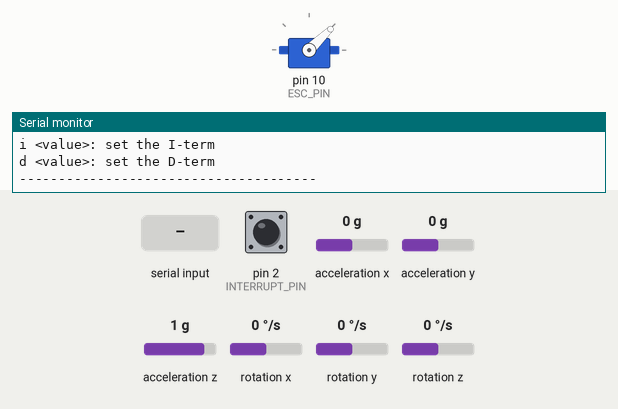
Recording of a sketch running on a simulated Arduino Uno, built with avr-gcc and run on an emulated ATmega328P. On the bench: servo, the last lines printed to the serial monitor. The inputs (shaded band) are chosen by the test bench; at power-on: pin 2 (INTERRUPT_PIN) LOW, acceleration x 0 g, acceleration y 0 g, acceleration z 1 g, rotation x 0 °/s, rotation y 0 °/s, rotation z 0 °/s. The sensor or clock chip raises its interrupt line as the real part does.

Above: at 4.7 s.
4.8 s: "r 1\n" received over Serial
At 6.0 s:
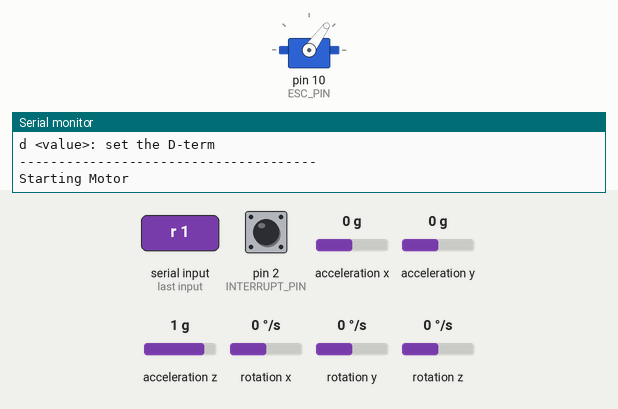
6.3 s: "q 1\n" received over Serial
At 7.0 s:
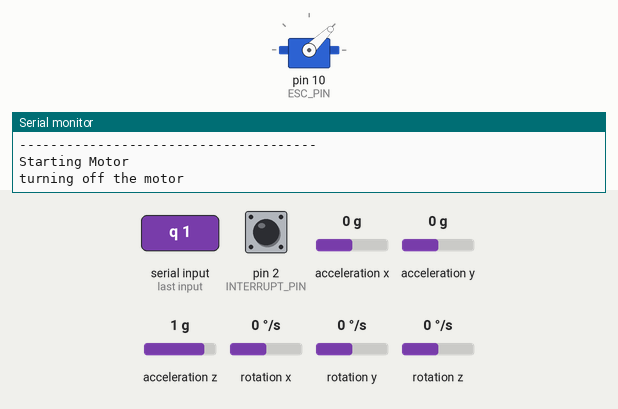
Timing chart, 0 to 9.3 s (numbered marks = the images above; inputs shaded):
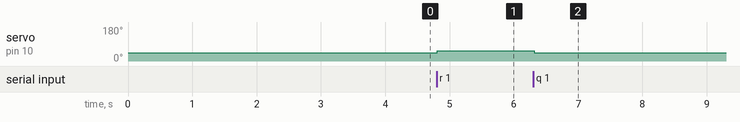

The sketch:

Arm_Controller.ino
```cpp
/*
 * Organization   : Boston University UAV Team
 * Authors        : Nick Brisco, Connor McCann
 * Event          : Control Theory Event
 * Date           : 31 Mar 2017
 *
 * This code will supprt the testing rig we built for the control
 * theory event helod on 32 Mar 2017 with Kenneth Sebesta.
 *
 * The purpose of this demo is to introduce UAV members to the use of PID
 * control loops to stabalize a system. In this case, we have a DC motor
 * at the end of a vehicel arm attached to a pivot point which is clamped
 * to the table.
 *
 * Each team should be able to use the data from the onboard IMU to set the angle
 * of the arm to be +- ~30 deg from level using an arduino and the required sensors
 *
 * Equipment:
 *  - Test Rig (Designed by Andrew Lee)
 *  - DC motor
 *  - ESC
 *  - IMU
 *  - Arduino Uno
 *
 */
#include <PID_v1.h>
#include <Servo.h>
#include "I2Cdev.h"
#include "MPU6050_6Axis_MotionApps20.h"

#if I2CDEV_IMPLEMENTATION == I2CDEV_ARDUINO_WIRE
    #include "Wire.h"
#endif

#define OUTPUT_READABLE_YAWPITCHROLL
#define ESC_PIN     10  // Where the ESC is connected (PWM)
#define TESTING     0
#define INTERRUPT_PIN 2  // use pin 2 on Arduino Uno & most boards

//==========================================================================
//                          MPU6050 Global Vars
//==========================================================================
// MPU control/status vars
bool dmpReady = false;  // set true if DMP init was successful
uint8_t mpuIntStatus;   // holds actual interrupt status byte from MPU
uint8_t devStatus;      // return status after each device operation (0 = success, !0 = error)
uint16_t packetSize;    // expected DMP packet size (default is 42 bytes)
uint16_t fifoCount;     // count of all bytes currently in FIFO
uint8_t fifoBuffer[64]; // FIFO storage buffer

// orientation/motion vars
Quaternion q;           // [w, x, y, z]         quaternion container
VectorInt16 aa;         // [x, y, z]            accel sensor measurements
VectorInt16 aaReal;     // [x, y, z]            gravity-free accel sensor measurements
VectorInt16 aaWorld;    // [x, y, z]            world-frame accel sensor measurements
VectorFloat gravity;    // [x, y, z]            gravity vector
float euler[3];         // [psi, theta, phi]    Euler angle container
float ypr[3];           // [yaw, pitch, roll]   yaw/pitch/roll container and gravity vector

// packet structure for InvenSense teapot demo
uint8_t teapotPacket[14] = { '$', 0x02, 0,0, 0,0, 0,0, 0,0, 0x00, 0x00, '\r', '\n' };

MPU6050 mpu;
//==========================================================================
//                    INTERRUPT DETECTION ROUTINE
//==========================================================================

volatile bool mpuInterrupt = false;     // indicates whether MPU interrupt pin has gone high
void dmpDataReady() {
            mpuInterrupt = true;
}

//==========================================================================
//                          Servo / PID
//==========================================================================
Servo ESC; // Create the ESC Servo

double setpoint = 0;
double Input; // input is form IMU
double Output; // output is going to the ESC

double Kp=0, Ki=0, Kd=0; //5,5,.12
PID motor_PID(&Input, &Output, &setpoint, Kp, Ki, Kd, DIRECT); // set the characteristics of the controller

char command = '\0'; // null value for default command
double oldTime;
int program_run = 0;

//==========================================================================
//                      Forward Declarations
//==========================================================================
void get_PIDs(void);

//==========================================================================
//                            SETUP LOOP
//==========================================================================
void setup() {
  Serial.begin(115200); // Serial command line interface
  // MPU6050

  // join I2C bus (I2Cdev library doesn't do this automatically)
  #if I2CDEV_IMPLEMENTATION == I2CDEV_ARDUINO_WIRE
      Wire.begin();
      Wire.setClock(400000); // 400kHz I2C clock. Comment this line if having compilation difficulties
  #elif I2CDEV_IMPLEMENTATION == I2CDEV_BUILTIN_FASTWIRE
      Fastwire::setup(400, true);
  #endif

  while (!Serial);
  Serial.println(F("Initializing I2C devices..."));

  mpu.initialize();
  pinMode(INTERRUPT_PIN, INPUT);

  // verify connection
  Serial.println(F("Testing device connections..."));
  Serial.println(mpu.testConnection() ? F("MPU6050 connection successful") : F("MPU6050 connection failed"));

  // load and configure the DMP
  Serial.println(F("Initializing DMP..."));

//  while (Serial.available() && Serial.read()); // empty buffer
//  while (!Serial.available());                 // wait for data
//  while (Serial.available() && Serial.read()); // empty buffer again
  devStatus = mpu.dmpInitialize();

  // supply your own gyro offsets here, scaled for min sensitivity
  mpu.setXGyroOffset(220);
  mpu.setYGyroOffset(76);
  mpu.setZGyroOffset(-85);
  mpu.setZAccelOffset(1788); // 1688 factory default for my test chip

  // make sure it worked (returns 0 if so)
  if (devStatus == 0) {
      // turn on the DMP, now that it's ready
      Serial.println(F("Enabling DMP..."));
      mpu.setDMPEnabled(true);

      // enable Arduino interrupt detection
      Serial.println(F("Enabling interrupt detection (Arduino external interrupt 0)..."));
      attachInterrupt(digitalPinToInterrupt(INTERRUPT_PIN), dmpDataReady, RISING);
      mpuIntStatus = mpu.getIntStatus();

      // set our DMP Ready flag so the main loop() function knows it's okay to use it
      Serial.println(F("DMP ready! Waiting for first interrupt..."));
      dmpReady = true;

      // get expected DMP packet size for later comparison
      packetSize = mpu.dmpGetFIFOPacketSize();
  } else {
      // ERROR!
      // 1 = initial memory load failed
      // 2 = DMP configuration updates failed
      // (if it's going to break, usually the code will be 1)
      Serial.print(F("DMP Initialization failed (code "));
      Serial.print(devStatus);
      Serial.println(F(")"));
  }

  // Everything Else --------------------------------------------------------------------------
  ESC.attach(ESC_PIN); // Setting up the ESC
  //ESC.writeMicroseconds(2000);
  //delay(3000);
  ESC.writeMicroseconds(1000);
  delay(3000);
  //ESC.writeMicroseconds(2000);
  //delay(3000);
  setpoint;
  motor_PID.SetMode(AUTOMATIC);
  motor_PID.SetOutputLimits(1100,1600);
  Serial.println("======================================");
  Serial.println("           Your Commands:");
  Serial.println("======================================");
  Serial.println("r: to run");
  Serial.println("q: to stop");
  Serial.println("s <value>: set the P-term");
  Serial.println("k <value>: set the P-term");
  Serial.println("i <value>: set the I-term");
  Serial.println("d <value>: set the D-term");
  Serial.println("--------------------------------------");
}

//==========================================================================
//                             MAIN LOOP
//==========================================================================
void loop() {

  get_PIDs();

  if (program_run) {
    if (TESTING) {
      ESC.writeMicroseconds(1200);
      Serial.println("Testing ESC...");
      delay(100);
    }
    else {

      // MPU6050------------------------------------------------------------------
      // if programming failed, don't try to do anything
      if (!dmpReady) return;

      // wait for MPU interrupt or extra packet(s) available
      while (!mpuInterrupt && fifoCount < packetSize) {
          // other program behavior stuff here
          // .
          // .
          // .
          // if you are really paranoid you can frequently test in between other
          // stuff to see if mpuInterrupt is true, and if so, "break;" from the
          // while() loop to immediately process the MPU data
          // .
          // .
          // .
      }

      // reset interrupt flag and get INT_STATUS byte
      mpuInterrupt = false;
      mpuIntStatus = mpu.getIntStatus();

      // get current FIFO count
      fifoCount = mpu.getFIFOCount();

      // check for overflow (this should never happen unless our code is too inefficient)
      if ((mpuIntStatus & 0x10) || fifoCount == 1024) {
          // reset so we can continue cleanly
          mpu.resetFIFO();
          Serial.println(F("FIFO overflow!"));

      // otherwise, check for DMP data ready interrupt (this should happen frequently)
      } else if (mpuIntStatus & 0x02) {
        // wait for correct available data length, should be a VERY short wait
        while (fifoCount < packetSize) fifoCount = mpu.getFIFOCount();

        // read a packet from FIFO
        mpu.getFIFOBytes(fifoBuffer, packetSize);

        // track FIFO count here in case there is > 1 packet available
        // (this lets us immediately read more without waiting for an interrupt)
        fifoCount -= packetSize;

        #ifdef OUTPUT_READABLE_QUATERNION
            // display quaternion values in easy matrix form: w x y z
            mpu.dmpGetQuaternion(&q, fifoBuffer);
  //          Serial.print("quat\t");
  //          Serial.print(q.w);
  //          Serial.print("\t");
  //          Serial.print(q.x);
  //          Serial.print("\t");
  //          Serial.print(q.y);
  //          Serial.print("\t");
  //          Serial.println(q.z);
        #endif

        #ifdef OUTPUT_READABLE_EULER
            // display Euler angles in degrees
            mpu.dmpGetQuaternion(&q, fifoBuffer);
            mpu.dmpGetEuler(euler, &q);
  //          Serial.print("euler\t");
  //          Serial.print(euler[0] * 180/M_PI);
  //          Serial.print("\t");
  //          Serial.print(euler[1] * 180/M_PI);
  //          Serial.print("\t");
  //          Serial.println(euler[2] * 180/M_PI);
        #endif

        #ifdef OUTPUT_READABLE_YAWPITCHROLL
            // display Euler angles in degrees
            mpu.dmpGetQuaternion(&q, fifoBuffer);
            mpu.dmpGetGravity(&gravity, &q);
            mpu.dmpGetYawPitchRoll(ypr, &q, &gravity);
  //          Serial.print("ypr\t");
  //          Serial.print(ypr[0] * 180/M_PI);
  //          Serial.print("\t");
  //          Serial.print(ypr[1] * 180/M_PI);
  //          Serial.print("\t");
  //          Serial.println(ypr[2] * 180/M_PI);
            Input = ypr[2] * 180/M_PI;

        #endif

        #ifdef OUTPUT_READABLE_REALACCEL
            // display real acceleration, adjusted to remove gravity
            mpu.dmpGetQuaternion(&q, fifoBuffer);
            mpu.dmpGetAccel(&aa, fifoBuffer);
            mpu.dmpGetGravity(&gravity, &q);
            mpu.dmpGetLinearAccel(&aaReal, &aa, &gravity);
  //          Serial.print("areal\t");
  //          Serial.print(aaReal.x);
  //          Serial.print("\t");
  //          Serial.print(aaReal.y);
  //          Serial.print("\t");
  //          Serial.println(aaReal.z);
        #endif

        #ifdef OUTPUT_READABLE_WORLDACCEL
            // display initial world-frame acceleration, adjusted to remove gravity
            // and rotated based on known orientation from quaternion
            mpu.dmpGetQuaternion(&q, fifoBuffer);
            mpu.dmpGetAccel(&aa, fifoBuffer);
            mpu.dmpGetGravity(&gravity, &q);
            mpu.dmpGetLinearAccel(&aaReal, &aa, &gravity);
            mpu.dmpGetLinearAccelInWorld(&aaWorld, &aaReal, &q);
  //          Serial.print("aworld\t");
  //          Serial.print(aaWorld.x);
  //          Serial.print("\t");
  //          Serial.print(aaWorld.y);
  //          Serial.print("\t");
  //          Serial.println(aaWorld.z);
        #endif

        #ifdef OUTPUT_TEAPOT
            // display quaternion values in InvenSense Teapot demo format:
            teapotPacket[2] = fifoBuffer[0];
            teapotPacket[3] = fifoBuffer[1];
            teapotPacket[4] = fifoBuffer[4];
            teapotPacket[5] = fifoBuffer[5];
            teapotPacket[6] = fifoBuffer[8];
            teapotPacket[7] = fifoBuffer[9];
            teapotPacket[8] = fifoBuffer[12];
            teapotPacket[9] = fifoBuffer[13];
            Serial.write(teapotPacket, 14);
            teapotPacket[11]++; // packetCount, loops at 0xFF on purpose
        #endif

      motor_PID.Compute(); // Execute PID Controller
      //Serial.print("PID OUTPU------------  ");
      //Serial.print(Output);
      ESC.write(Output);
      //Serial.println(Output);
      }
    }
  }
}

// ================================================================
//                     Functions Declarations
// ================================================================
void get_PIDs(void) {
  /* Command Line Format
   *  r - to run the program
   *  k - to terminate the program
   *  p value\n
   *  i value\n
  */

  String input_string = "\0";
  char input_char = '\0';
  String coef = "\0";
  int space = 0;
  int newLine = 0;
  float value = 0;

  // Get the command line date from the user input
  while (Serial.available()) {
    delay(3); // allow the input buffer to fill

    if (Serial.available() > 0) {
      input_char = (char)Serial.read(); // gets one byte from serial buffer
      input_string += input_char; // add it to our running string
    }
  }

  // Parse the command line input string
  if (input_string.length() > 0) {

    coef = input_string.substring(0,1);

    if (coef.equals("q")) {
      Serial.println("turning off the motor");
      // turn off esc
      program_run = 0;
      ESC.writeMicroseconds(1000);
    }
    else if (coef.equals("r")) {
      program_run = 1;
      Serial.println("Starting Motor");
      ESC.writeMicroseconds(1100);
    }

    // otherwise determine what commands we received
    space = input_string.indexOf(' ');
    newLine = input_string.indexOf('\n');
    value = input_string.substring(space,newLine).toFloat(); // 0 if nothing is passed to it

    // Set the correct coefficient
    if (coef.equals("s")) {
      setpoint = (double)value;
      Serial.print("Setpoint: "); Serial.println(value);
    }
    else if (coef.equals("p")) {
      Kp = value;
      Serial.print("Kp: "); Serial.println(value);
    }
    else if (coef.equals("i")) {
      Ki = value;
      Serial.print("Ki: "); Serial.println(value);
    }
    else if (coef.equals("d")) {
      Kd = value;
      Serial.print("Kd: "); Serial.println(value);
    }
  }
}
```

Measured:
- after the input at 4.8 s, servo on pin 10 (ESC_PIN): 44° → 54° at once
- after the input at 6.3 s, servo on pin 10 (ESC_PIN): 54° → 44° at once
